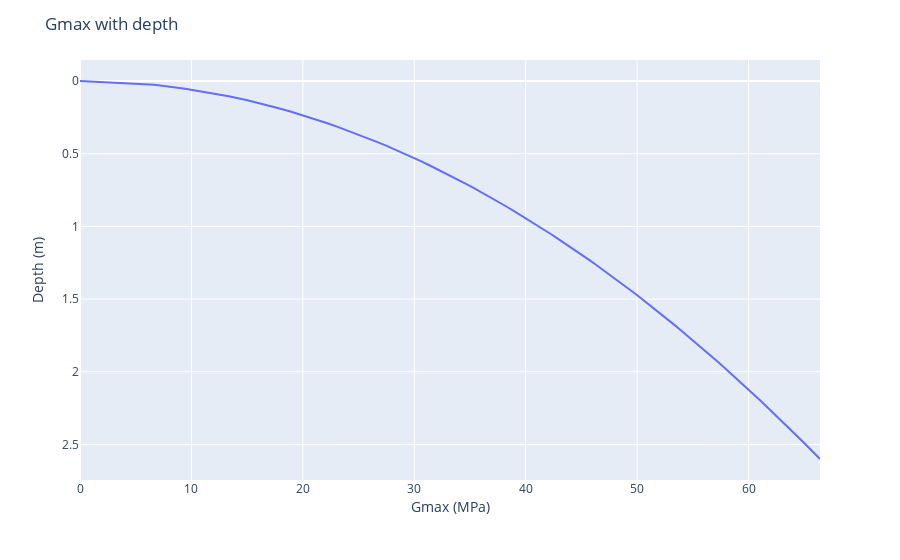

The code cell stored with this chart in its notebook:
### Code cell
fig = px.line(x=Gmax_with_depth, y=depths, labels={'x': 'Gmax (MPa)', 'y': 'Depth (m)'})

fig.update_layout(title='Gmax with depth', yaxis_title='Depth (m)', xaxis_title='Gmax (MPa)')
# move xaxis label to the top
fig.update_xaxes(title_standoff=0)
# inverse y axis
fig.update_yaxes(autorange="reversed")
